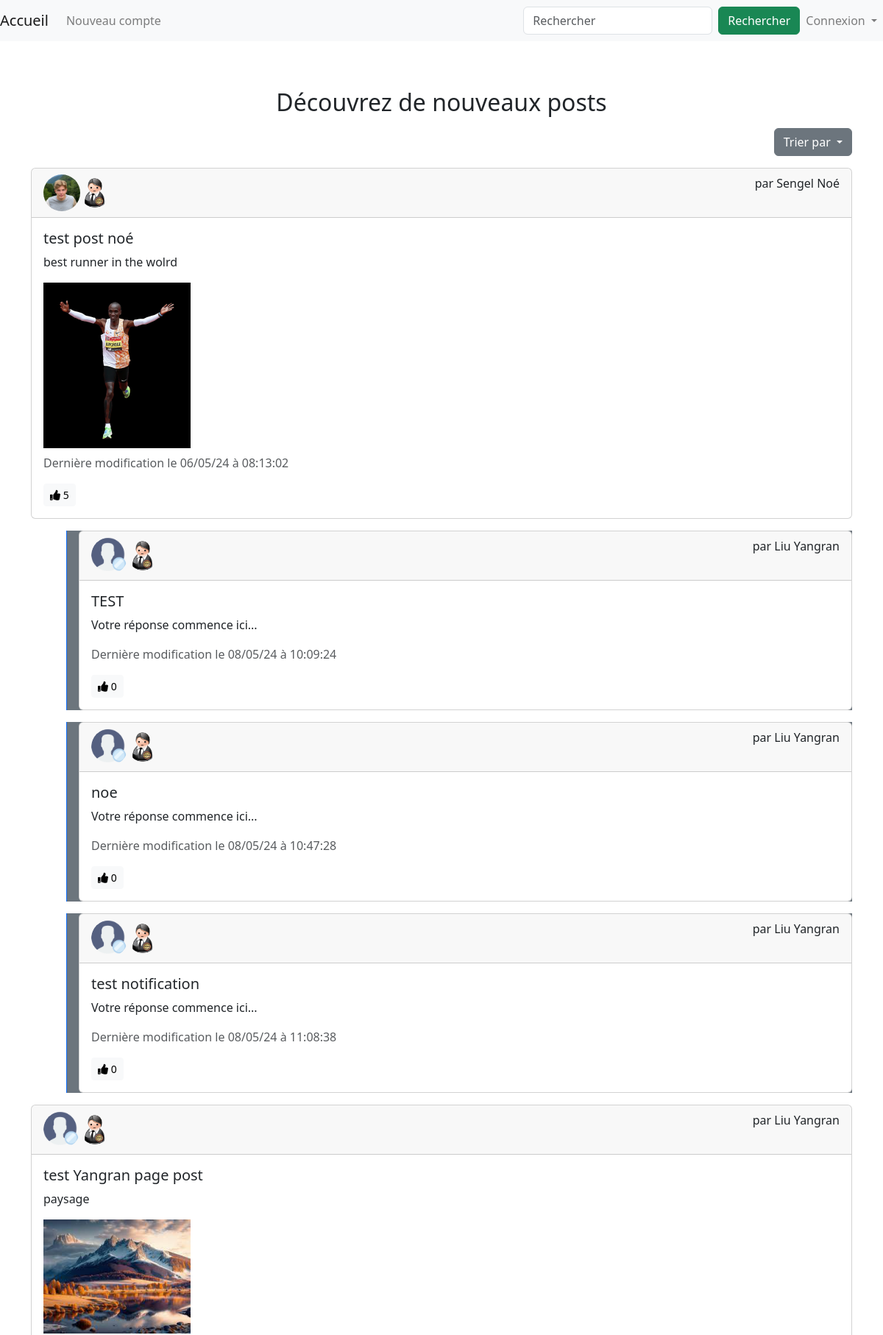
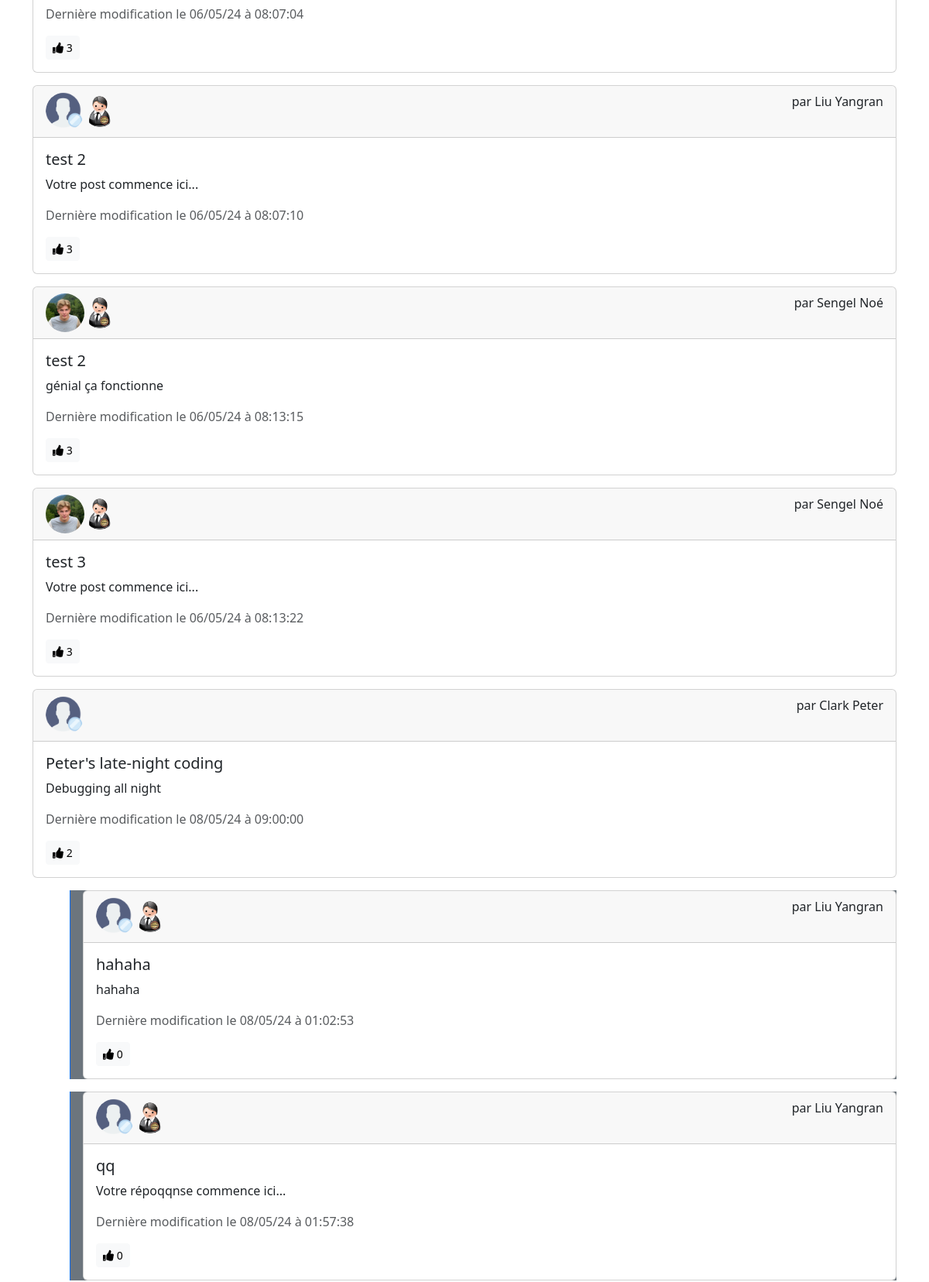
The page /code/discover.php?sort=popularity (upper part) on the database its author committed (2 pictures, top to bottom).
### tables this page shows
CREATE TABLE `post` (
  `texte` varchar(8000) NOT NULL,
  `id` int(10) UNSIGNED NOT NULL,
  `titre` varchar(30) NOT NULL,
  `url_image` varchar(50) DEFAULT NULL,
  `date` timestamp NOT NULL DEFAULT current_timestamp() ON UPDATE current_timestamp(),
  `id_owner` int(10) UNSIGNED NOT NULL,
  `id_parent` int(10) UNSIGNED DEFAULT NULL,
  `sensible` tinyint(4) NOT NULL DEFAULT 0,
  `removed` tinyint(1) NOT NULL DEFAULT 0
);

CREATE TABLE `user` (
  `id` int(12) UNSIGNED NOT NULL,
  `admin` tinyint(1) NOT NULL DEFAULT 0,
  `nom` varchar(20) NOT NULL,
  `prenom` varchar(20) NOT NULL,
  `email` varchar(50) NOT NULL,
  `mdp` varchar(100) NOT NULL,
  `url_avatar` varchar(50) DEFAULT NULL,
  `bio` varchar(800) NOT NULL DEFAULT '',
  `banni` date DEFAULT NULL,
  `date_naissance` date NOT NULL,
  `adresse` varchar(80) NOT NULL,
  `cp` int(5) NOT NULL,
  `commune` varchar(25) NOT NULL
);

### code/classes/loginStatus.php (called while the page is built, shortened)
<?php
require_once(__ROOT__ . "/classes/dbConn.php");
class LoginStatus
{
    function __construct($dbConn)
    {
        if (isset($_POST["email"]) && isset($_POST["password"])) {
            $email = $dbConn->sanitize($_POST["email"]);
            $password = $_POST["password"];
            $this->loginAttempted = true;
        } else {
            $this->loginAttempted = false;
        }
    }
}

### code/ini.php (called while the page is built, shortened)
<?php
require_once(__ROOT__ . "/classes/dbConn.php");
$dbConn = new dbConn();

### code/classes/postStorage.php (the view, shortened to what this page needs)
<?php
class postStorage
{
    public $ID;
    private $titre;
    private $dateModif;
    private $contenu;
    private $imgPath;
    private $nbLike;
    private $hasLiked;
    function __construct($row)
    {
        $this->ID = $row["id"];
        $this->titre = $row["titre"];
        $this->dateModif = $row["date"];
        $this->contenu = $row["texte"];
        $this->imgPath = isset($row["url_image"]) ? $row["url_image"] : "";
        $this->nbLike = isset($row["nbLike"]) ? $row["nbLike"] : 0;
        $this->hasLiked = isset($row["hasLiked"]) && $row["hasLiked"] > 0;
    }
    function DisplayToHTML($ownerName, $avatarOwner, $ownerID, $isMyBlog, $isReply, $ownerIsAdmin)
    {
        $timestamp = strtotime($this->dateModif);
        $adminMarkup = $ownerIsAdmin ? '<img src="images/avatar/admin.png" alt="Admin" class="rounded-circle" style="width: 40px; height: 40px;">' : '';
        if ($isReply) {
            echo '<div class="ms-5 ps-3 bg-secondary text-dark border-start border-primary">';
        }
        echo '<div class="card mb-3">';
        echo '<div class="card-header">';
        echo '<a href="' . DIR . '/blog.php?id=' . htmlspecialchars($ownerID) . '">';
        echo '<img src="' . htmlspecialchars($avatarOwner) . '" alt="Avatar de ' . htmlspecialchars($ownerName) . '" class="rounded-circle" style="width: 50px; height: 50px;">';
        echo $adminMarkup;
        echo '</a>';
        if ($isMyBlog) {
            echo '<div class="float-end">';
            echo '<form action="post.php" method="GET">';
            echo '<input type="hidden" name="postID" value="' . htmlspecialchars($this->ID) . '">';
            echo '<button type="submit" class="btn btn-sm btn-primary">Modifier/effacer</button>';
            echo '</form>';
            echo '</div>';
        } else {
            echo '<div class="float-end">par ' . htmlspecialchars($ownerName) . '</div>';
        }
        echo '</div>';
        echo '<div class="card-body">';
        echo '<h5 class="card-title">' . htmlspecialchars($this->titre) . '</h5>';
        echo '<p class="card-text">' . htmlspecialchars($this->contenu) . '</p>';
        if (isset($this->imgPath) && $this->imgPath !== "") {
            $thumbPath = $this->GetThumbnailPath($this->imgPath);
            echo '<img src="./' . htmlspecialchars($thumbPath) . '" alt="Image du post" class="img-fluid mb-2">';
        }
        echo '<p class="text-muted">Dernière modification le ' . date("d/m/y à h:i:s", $timestamp) . '</p>';
        if (isset($_SESSION['id'])) {
            if ($this->hasLiked) {
                $likedClass = ' liked';
            } else {
                $likedClass = '';
            }
            echo '<button class="btn btn-sm btn-light like-button' . $likedClass . '" data-post-id="' . htmlspecialchars($this->ID) . '">';
            echo '<i class="fa fa-thumbs-up"></i> <span id="like-count-' . htmlspecialchars($this->ID) . '">' . htmlspecialchars($this->nbLike) . '</span>';
            echo '</button>';
            if ($isReply == false) {
                echo '<div class="float-end"><button class="btn btn-sm btn-primary" onclick="showReplyForm(' . htmlspecialchars($this->ID) . ')">Répondre à ce post</button></div>';
                echo '<div id="replyContainer' . htmlspecialchars($this->ID) . '"></div>';
            }
        } else {
            echo '<button class="btn btn-sm btn-light" onclick="showLoginPrompt()">';
            echo '<i class="fa fa-thumbs-up"></i> <span id="like-count-' . htmlspecialchars($this->ID) . '">' . htmlspecialchars($this->nbLike) . '</span>';
            echo '</button>';
        }
        echo '</div>';
        echo '</div>';
        if ($isReply) {
            echo '
            </div>';
        }
    }
    function GetThumbnailPath($originalPath)
    {
        $pathFragments = pathinfo($originalPath);
        $result = $pathFragments['dirname'] . "/" . $pathFragments['filename'] . "_thumb.png";
        return $result;
    }
}

### code/discover.php (shortened to what this page needs)
<?php
include("./ini.php");
include(__ROOT__ . "/codePart/header.php");
$currentUserID = isset($_SESSION['id']) ? $_SESSION['id'] : 0;
?>
<h2 class="text-center"> Découvrez de nouveaux posts </h2>
<div class="container">
    <div class="d-flex justify-content-end mt-3 mb-3">
        <div class="dropdown">
            <button class="btn btn-secondary dropdown-toggle" type="button" id="dropdownMenuButton" data-bs-toggle="dropdown" aria-haspopup="true" aria-expanded="false">
                Trier par
            </button>
        </div>
    </div>
    <div class="posts">
        <?php
        $sort = isset($_GET['sort']) ? $_GET['sort'] : 'date';
        if ($sort === 'date') {
            $query = "SELECT post.*,  user.admin AS isAdmin,
                      (SELECT COUNT(*) FROM jaime WHERE jaime.id_post = post.id) AS nbLike,
                      (SELECT COUNT(*) FROM jaime WHERE jaime.id_post = post.id AND jaime.id_user = :currentUserID) AS hasLiked
                      FROM post
                      JOIN user ON user.id = post.id_owner
                      where post.id_parent is null  AND post.sensible = 0 AND post.removed = 0 AND post.titre <> 'Banni!!!'
                      ORDER BY post.date DESC
                      LIMIT 10";
        } elseif ($sort === 'popularity') {
            $query = "SELECT post.*,  user.admin AS isAdmin,
                      (SELECT COUNT(*) FROM jaime WHERE jaime.id_post = post.id) AS nbLike,
                      (SELECT COUNT(*) FROM jaime WHERE jaime.id_post = post.id AND jaime.id_user = :currentUserID) AS hasLiked
                      FROM post
                      JOIN user ON user.id = post.id_owner
                      where post.id_parent is null AND post.sensible = 0 AND post.removed = 0 AND post.titre <> 'Banni!!!'
                      ORDER BY nbLike DESC
                      LIMIT 10";
        }
        $stmt = $dbConn->db->prepare($query);
        $stmt->bindParam(':currentUserID', $currentUserID, PDO::PARAM_INT);
        $stmt->execute();
        echo '<div class="postContainer">';
        while ($posts = $stmt->fetch(PDO::FETCH_ASSOC)) {
            $ownerID = $posts['id_owner'];
            $blogOwner = $dbConn->GetBlogINFOFromID($ownerID, $dbConn->loginStatus->userName);
            $ownerName = htmlspecialchars($blogOwner[0]);
            $avatarOwner = $blogOwner[1];
            $isMyBlog = $blogOwner[2];
            $isAdmin = $posts['isAdmin'];
            $postOBJ = new postStorage($posts);
            $postOBJ->DisplayToHTML($ownerName, $avatarOwner, $ownerID, $isMyBlog, false, $isAdmin);
            $dbConn->GenerateReplies($postOBJ);
        }
        echo '</div>';
        ?>
    </div>
</div>
<?php
include(__ROOT__ . "/codePart/footer.php");
?>

### code/classes/dbConn.php (shortened to what this page needs)
<?php
require_once(__ROOT__ . "/classes/loginStatus.php");
require_once(__ROOT__ . "/classes/postStorage.php");
class dbConn
{
    public $db = null;
    public $loginStatus = null;
    function __construct()
    {
        $server = "localhost";
        $database = "projet";
        $user = "root";
        $password = "";
        $dsn = "mysql:host=$server;dbname=$database;charset=utf8mb4";
        try {
            $this->db = new PDO($dsn, $user, $password);
            $this->db->setAttribute(PDO::ATTR_ERRMODE, PDO::ERRMODE_EXCEPTION);
        } catch (PDOException $e) {
            die("Connection failed: " . $e->getMessage());
        }
        $this->loginStatus = new LoginStatus($this);
    }
    function GetBlogINFOFromID($ID, $connectedGuyName)
    {
        $query = "SELECT `nom`, `url_avatar`, `bio`, `prenom`, `admin` FROM `user` WHERE `id` = :ID";
        $stmt = $this->db->prepare($query);
        $stmt->bindParam(':ID', $ID, PDO::PARAM_INT);
        $stmt->execute();
        if ($stmt->rowCount() > 0) {
            $row = $stmt->fetch(PDO::FETCH_ASSOC);
            if ($row["nom"] === $connectedGuyName) {
                return array($connectedGuyName . ' ' . $row["prenom"], $row["url_avatar"], true, $row["bio"], $row["admin"]);
            } else {
                return array($row["nom"] . ' ' . $row["prenom"], $row["url_avatar"], false, $row["bio"], $row["admin"]);
            }
        } else {
            return array("Invalide", "/default_avatar.ico", false, "Biographie par défault");
        }
    }
    function isAdmin($userID) {
        $stmt = $this->db->prepare("SELECT admin FROM user WHERE id = :userID");
        return false;
    }
    function GenerateReplies($parentPost)
    {
        $query = "SELECT post.*, user.admin AS isAdmin
              FROM post
              JOIN user ON user.id = post.id_owner
              WHERE post.id_parent = :parentID AND post.titre <> 'Avertir!!!'AND post.titre <> 'Sensible!!!' AND post.sensible = 0 AND post.titre <> 'Removed!!!'
              ORDER BY post.date ASC";
        $stmt = $this->db->prepare($query);
        $stmt->bindParam(':parentID', $parentPost->ID, PDO::PARAM_INT);
        $stmt->execute();
        if ($stmt->rowCount() > 0) {
            echo '<div class="replies">';
            while ($row = $stmt->fetch(PDO::FETCH_ASSOC)) {
                $blogOwner = $this->GetBlogINFOFromID($row['id_owner'], $this->loginStatus->userName);
                $blogOwnerName = htmlspecialchars($blogOwner[0]);
                $avatarOwner = $blogOwner[1];
                $isMyOwnBlog = $blogOwner[2];
                $replyPost = new postStorage($row);
                $replyPost->DisplayToHTML($blogOwnerName, $avatarOwner, $row['id_owner'], $isMyOwnBlog, true, $row['isAdmin']);
            }
            echo '</div>';
        }
    }
}

### code/Style/style1.css (style rules this page uses)
body, html { padding-top: 60px; padding-bottom: 30px; height: 100%; }

### rows shown on the page
post: id_owner.url_avatar (picture), ownerName "Sengel Noé", titre "test post noé", texte "best runner in the wolrd", shows a picture, date "06/05/24 à 08:13:02", nbLike "5"
post: id_owner.url_avatar (placeholder picture), ownerName "Liu Yangran", titre "TEST", texte "Votre réponse commence ici...", date "08/05/24 à 10:09:24"
post: id_owner.url_avatar (placeholder picture), ownerName "Liu Yangran", titre "noe", texte "Votre réponse commence ici...", date "08/05/24 à 10:47:28"
post: id_owner.url_avatar (placeholder picture), ownerName "Liu Yangran", titre "test notification", texte "Votre réponse commence ici...", date "08/05/24 à 11:08:38"
post: id_owner.url_avatar (placeholder picture), ownerName "Liu Yangran", titre "test Yangran page post", texte "paysage", shows a picture, date "06/05/24 à 08:07:04", nbLike "3"
post: id_owner.url_avatar (placeholder picture), ownerName "Liu Yangran", titre "test 2", texte "Votre post commence ici...", date "06/05/24 à 08:07:10", nbLike "3"
post: id_owner.url_avatar (picture), ownerName "Sengel Noé", titre "test 2", texte "génial ça fonctionne", date "06/05/24 à 08:13:15", nbLike "3"
post: id_owner.url_avatar (picture), ownerName "Sengel Noé", titre "test 3", texte "Votre post commence ici...", date "06/05/24 à 08:13:22", nbLike "3"
post: id_owner.url_avatar (placeholder picture), ownerName "Clark Peter", titre "Peter's late-night coding", texte "Debugging all night", date "08/05/24 à 09:00:00", nbLike "2"
post: id_owner.url_avatar (placeholder picture), ownerName "Liu Yangran", titre "hahaha", texte "hahaha", date "08/05/24 à 01:02:53"
post: id_owner.url_avatar (placeholder picture), ownerName "Liu Yangran", titre "qq", texte "Votre répoqqnse commence ici...", date "08/05/24 à 01:57:38"
